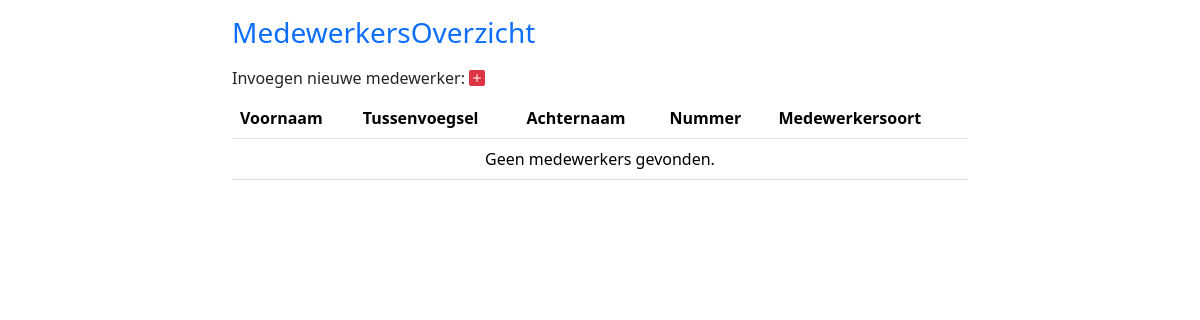
Page /Medewerkers/medewerkers.php on the earlier database version.
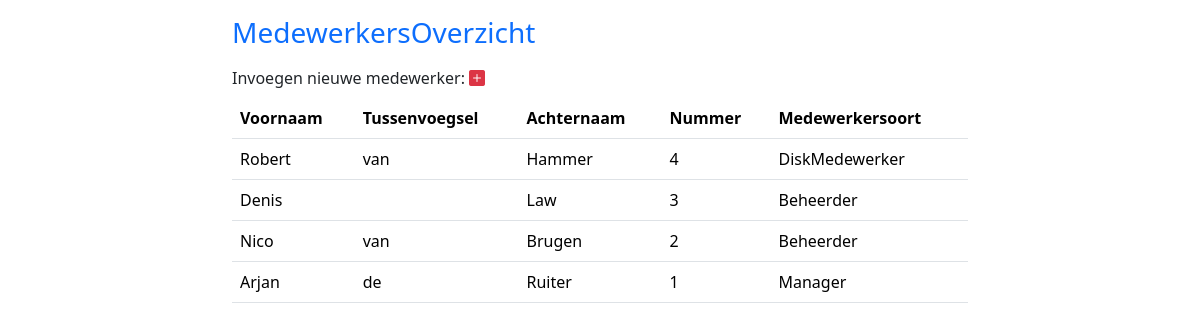
Same page on the later database version.
### tables this page shows
CREATE TABLE MedewerkersOverzicht
(
    Id                  INT UNSIGNED NOT NULL AUTO_INCREMENT PRIMARY KEY,
    VoorNaam            VARCHAR(50) DEFAULT NULL,
    Tussenvoegsel       VARCHAR(10) NULL,
    Achternaam          VARCHAR(50) NOT NULL,
    Nummer              MEDIUMINT UNSIGNED NOT NULL,
    Medewerkersoort     ENUM('Manager', 'Beheerder', 'DiskMedewerker') NOT NULL,
    IsActief            BIT NOT NULL DEFAULT 1,
    Opmerking           VARCHAR(250) NULL,
    DatumAangemaakt     DATETIME(6) NOT NULL DEFAULT CURRENT_TIMESTAMP(6),
    DatumGewijzigd      DATETIME(6) NOT NULL DEFAULT CURRENT_TIMESTAMP(6) ON UPDATE CURRENT_TIMESTAMP(6)
);

### Medewerkers/medewerkers.php (the view, shortened to what this page needs)
<?php
include('config.php');
try {
    $pdo = new PDO("mysql:host=$dbHost;dbname=$dbName;charset=UTF8", $dbUser, $dbPass);
    $pdo->setAttribute(PDO::ATTR_ERRMODE, PDO::ERRMODE_EXCEPTION);
} catch (PDOException $e) {
    die("Fout bij verbinden met database: " . $e->getMessage());
}
$sql = "SELECT VoorNaam, Tussenvoegsel, Achternaam, Nummer, Medewerkersoort FROM MedewerkersOverzicht ORDER BY Nummer DESC";
try {
    $statement = $pdo->prepare($sql);
    $statement->execute();
    $result = $statement->fetchAll(PDO::FETCH_OBJ);
} catch (PDOException $e) {
    die("Fout bij ophalen van gegevens: " . $e->getMessage());
}
?>
<!doctype html>
<html lang="nl">
<head>
    <link href="https://cdn.jsdelivr.net/npm/bootstrap@5.3.3/dist/css/bootstrap.min.css" rel="stylesheet">
    <link rel="stylesheet" href="https://cdn.jsdelivr.net/npm/bootstrap-icons@1.11.3/font/bootstrap-icons.min.css">
</head>
<body>
    <div class="container mt-3">
        <div class="row">
            <div class="col-2"></div>
            <div class="col-8 text-primary"><h3>MedewerkersOverzicht</h3></div>
            <div class="col-2"></div>
        </div>
        <div class="row my-2">
            <div class="col-2"></div>
            <div class="col-8">
                Invoegen nieuwe medewerker:
                <a href="create.php"><i class="bi bi-plus-square-fill text-danger"></i></a>
            </div>
            <div class="col-2"></div>
        </div>
        <div class="row">
            <div class="col-2"></div>
            <div class="col-8">
                <table class="table table-hover">
                    <thead>
                        <tr>
                            <th>Voornaam</th>
                            <th>Tussenvoegsel</th>
                            <th>Achternaam</th>
                            <th>Nummer</th>
                            <th>Medewerkersoort</th>
                        </tr>
                    </thead>
                    <tbody>
                        <?php if (!empty($result)): ?>
                            <?php foreach($result as $Medewerker) : ?>
                                <tr>
                                    <td><?= htmlspecialchars($Medewerker->VoorNaam ?? '') ?></td>
                                    <td><?= htmlspecialchars($Medewerker->Tussenvoegsel ?? '') ?></td>
                                    <td><?= htmlspecialchars($Medewerker->Achternaam) ?></td>
                                    <td><?= htmlspecialchars($Medewerker->Nummer) ?></td>
                                    <td><?= htmlspecialchars($Medewerker->Medewerkersoort) ?></td>
                                </tr>
                            <?php endforeach; ?>
                        <?php else: ?>
                            <tr>
                                <td colspan="5" class="text-center">Geen medewerkers gevonden.</td>
                            </tr>
                        <?php endif; ?>
                    </tbody>
                </table>
            </div>
            <div class="col-2"></div>
        </div>
    </div>
</body>
</html>

Differences in the rows shown:
added medewerkersoverzicht: VoorNaam "Robert", Tussenvoegsel "van", Achternaam "Hammer", Nummer "4", Medewerkersoort "DiskMedewerker"
added medewerkersoverzicht: VoorNaam "Denis", Achternaam "Law", Nummer "3", Medewerkersoort "Beheerder"
added medewerkersoverzicht: VoorNaam "Nico", Tussenvoegsel "van", Achternaam "Brugen", Nummer "2", Medewerkersoort "Beheerder"
added medewerkersoverzicht: VoorNaam "Arjan", Tussenvoegsel "de", Achternaam "Ruiter", Nummer "1", Medewerkersoort "Manager"
Other differences:
text no longer shown: "Geen medewerkers gevonden."
